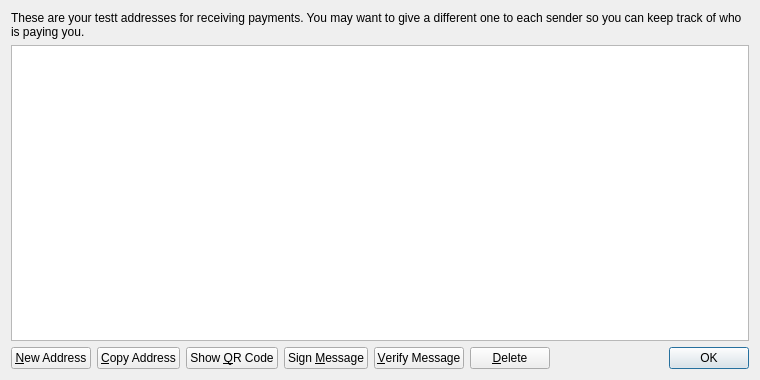
<?xml version="1.0" encoding="UTF-8"?>
<ui version="4.0">
 <class>AddressBookPage</class>
 <widget class="QWidget" name="AddressBookPage">
  <property name="geometry">
   <rect>
    <x>0</x>
    <y>0</y>
    <width>760</width>
    <height>380</height>
   </rect>
  </property>
  <property name="windowTitle">
   <string>Address Book</string>
  </property>
  <layout class="QVBoxLayout" name="verticalLayout">
   <item>
    <widget class="QLabel" name="labelExplanation">
     <property name="text">
      <string>These are your testt addresses for receiving payments. You may want to give a different one to each sender so you can keep track of who is paying you.</string>
     </property>
     <property name="textFormat">
      <enum>Qt::PlainText</enum>
     </property>
     <property name="wordWrap">
      <bool>true</bool>
     </property>
    </widget>
   </item>
   <item>
    <widget class="QTableView" name="tableView">
     <property name="contextMenuPolicy">
      <enum>Qt::CustomContextMenu</enum>
     </property>
     <property name="toolTip">
      <string>Double-click to edit address or label</string>
     </property>
     <property name="tabKeyNavigation">
      <bool>false</bool>
     </property>
     <property name="alternatingRowColors">
      <bool>true</bool>
     </property>
     <property name="selectionMode">
      <enum>QAbstractItemView::SingleSelection</enum>
     </property>
     <property name="selectionBehavior">
      <enum>QAbstractItemView::SelectRows</enum>
     </property>
     <property name="sortingEnabled">
      <bool>true</bool>
     </property>
     <attribute name="verticalHeaderVisible">
      <bool>false</bool>
     </attribute>
    </widget>
   </item>
   <item>
    <layout class="QHBoxLayout" name="horizontalLayout">
     <item>
      <widget class="QPushButton" name="newAddressButton">
       <property name="toolTip">
        <string>Create a new address</string>
       </property>
       <property name="text">
        <string>&amp;New Address</string>
       </property>
       <property name="icon">
        <iconset resource="../bitcoin.qrc">
         <normaloff>:/icons/add</normaloff>:/icons/add</iconset>
       </property>
      </widget>
     </item>
     <item>
      <widget class="QPushButton" name="copyToClipboard">
       <property name="toolTip">
        <string>Copy the currently selected address to the system clipboard</string>
       </property>
       <property name="text">
        <string>&amp;Copy Address</string>
       </property>
       <property name="icon">
        <iconset resource="../bitcoin.qrc">
         <normaloff>:/icons/editcopy</normaloff>:/icons/editcopy</iconset>
       </property>
      </widget>
     </item>
     <item>
      <widget class="QPushButton" name="showQRCode">
       <property name="text">
        <string>Show &amp;QR Code</string>
       </property>
       <property name="icon">
        <iconset resource="../bitcoin.qrc">
         <normaloff>:/icons/qrcode</normaloff>:/icons/qrcode</iconset>
       </property>
      </widget>
     </item>
     <item>
      <widget class="QPushButton" name="signMessage">
       <property name="toolTip">
        <string>Sign a message to prove you own a testt address</string>
       </property>
       <property name="text">
        <string>Sign &amp;Message</string>
       </property>
       <property name="icon">
        <iconset resource="../bitcoin.qrc">
         <normaloff>:/icons/edit</normaloff>:/icons/edit</iconset>
       </property>
      </widget>
     </item>
     <item>
      <widget class="QPushButton" name="verifyMessage">
       <property name="toolTip">
        <string>Verify a message to ensure it was signed with a specified testt address</string>
       </property>
       <property name="text">
        <string>&amp;Verify Message</string>
       </property>
       <property name="icon">
        <iconset resource="../bitcoin.qrc">
         <normaloff>:/icons/transaction_0</normaloff>:/icons/transaction_0</iconset>
       </property>
      </widget>
     </item>
     <item>
      <widget class="QPushButton" name="deleteButton">
       <property name="toolTip">
        <string>Delete the currently selected address from the list</string>
       </property>
       <property name="text">
        <string>&amp;Delete</string>
       </property>
       <property name="icon">
        <iconset resource="../bitcoin.qrc">
         <normaloff>:/icons/remove</normaloff>:/icons/remove</iconset>
       </property>
      </widget>
     </item>
     <item>
      <spacer name="horizontalSpacer">
       <property name="orientation">
        <enum>Qt::Horizontal</enum>
       </property>
       <property name="sizeHint" stdset="0">
        <size>
         <width>40</width>
         <height>20</height>
        </size>
       </property>
      </spacer>
     </item>
     <item>
      <widget class="QDialogButtonBox" name="buttonBox">
       <property name="sizePolicy">
        <sizepolicy hsizetype="Maximum" vsizetype="Fixed">
         <horstretch>0</horstretch>
         <verstretch>0</verstretch>
        </sizepolicy>
       </property>
       <property name="standardButtons">
        <set>QDialogButtonBox::Ok</set>
       </property>
      </widget>
     </item>
    </layout>
   </item>
  </layout>
 </widget>
 <resources>
  <include location="../bitcoin.qrc"/>
 </resources>
 <connections/>
</ui>
